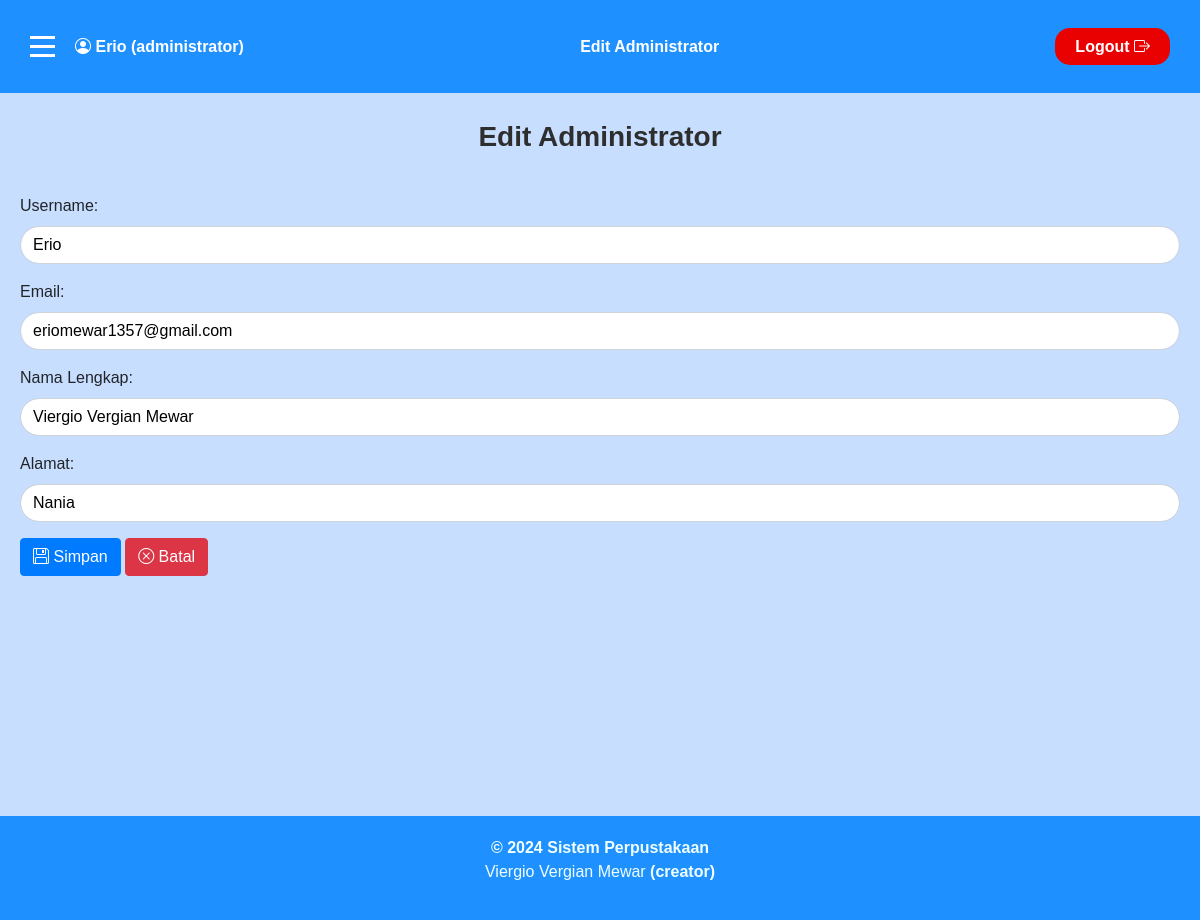
Screenshot of /function/editUser.php?UserID=1&Level=administrator (signed in) with the database file from the repository.
### tables this page shows
CREATE TABLE IF NOT EXISTS `user` (
  `UserID` int(11) NOT NULL AUTO_INCREMENT,
  `Username` varchar(255) NOT NULL,
  `Password` varchar(255) NOT NULL,
  `Email` varchar(255) NOT NULL,
  `NamaLengkap` varchar(255) NOT NULL,
  `Alamat` text NOT NULL,
  `Level` enum('administrator','petugas','peminjam') NOT NULL,
  PRIMARY KEY (`UserID`)
);

### function/editUser.php (the view, shortened to what this page needs)
<?php
require '../database/db.php';
$level = $_GET['Level'];
if (isset($_GET['UserID'])) {
    $userID = $_GET['UserID'];
    $query = "SELECT * FROM user WHERE UserID = ?";
    $stmt = $db->prepare($query);
    $stmt->bind_param("i", $userID);
    $stmt->execute();
    $result = $stmt->get_result();
    if ($result->num_rows === 1) {
        $row = $result->fetch_assoc();
?>
<!DOCTYPE html>
<html lang="en">
<head>
<link rel="stylesheet" href="https://stackpath.bootstrapcdn.com/bootstrap/4.3.1/css/bootstrap.min.css"
>
<link rel="stylesheet" href="https://cdn.jsdelivr.net/npm/bootstrap-icons@1.11.3/font/bootstrap-icons.min.css">
<link rel="stylesheet" href="https://stackpath.bootstrapcdn.com/font-awesome/4.7.0/css/font-awesome.min.css">
<link rel="stylesheet" href="../css/styles.css">
<link rel="stylesheet" href="../css/user.css">
</head>
<body>
<?php include_once('../dashboard/navbarFunction.php'); ?>
    <h2>Edit <?php echo ucfirst($level); ?></h2>
    <div class="main-content">
    <form action="" method="POST">
        <div class="form-group">
            <label for="username">Username:</label>
            <input type="text" class="form-control" id="username" name="username" value="<?php echo $row['Username']; ?>">
        </div>
        <div class="form-group">
            <label for="email">Email:</label>
            <input type="email" class="form-control" id="email" name="email" value="<?php echo $row['Email']; ?>">
        </div>
        <div class="form-group">
            <label for="full-name">Nama Lengkap:</label>
            <input type="text" class="form-control" id="full-name" name="full-name" value="<?php echo $row['NamaLengkap']; ?>">
        </div>
        <div class="form-group">
            <label for="alamat">Alamat:</label>
            <input type="text" class="form-control" id="alamat" name="alamat" value="<?php echo $row['Alamat']; ?>">
        </div>
        <button type="submit" onclick="return confirm('Yakin ingin mengubah <?php echo ucfirst($level); ?> ini?');" class="btn btn-primary"><i class="bi bi-floppy" title="Simpan"></i> Simpan</button>
        <button type="submit" class="btn btn-danger" name="cancel"><i class="bi bi-x-circle" title="Batal"></i> Batal</button>
    </form>
    </div>
</body>
<?php include_once('../dashboard/footer.php'); ?>
</html>
<?php
    } else {
        echo "User not found.";
    }
}
?>

### css/styles.css (style rules this page uses)
body { display: flex; flex-direction: column; min-height: 100vh; font-family: Arial, sans-serif; background: #c8deff; margin-top: 10%; padding: 0; height: 100vh; animation: gradientAnimation 20s linear infinite forwards; }
.main-content { flex-grow: 1; }
h3, h2 { color: #2e2e2e; }

### css/user.css (style rules this page uses)
h2 { text-align: center; font-size: 28px; font-weight: bold; margin-bottom: 20px; }
.main-content { margin: 20px; }
.form-group input { border-radius: 20px; color: black; background-color: #ffffff; }

### rows the page displays
user: username "Erio", email "eriomewar1357@gmail.com", full-name "Viergio Vergian Mewar", alamat "Nania"

### other values shown
$username "Erio"
$_SESSION['Level'] "administrator"
$nama_sistem "Edit Administrator"
$level "Administrator"
